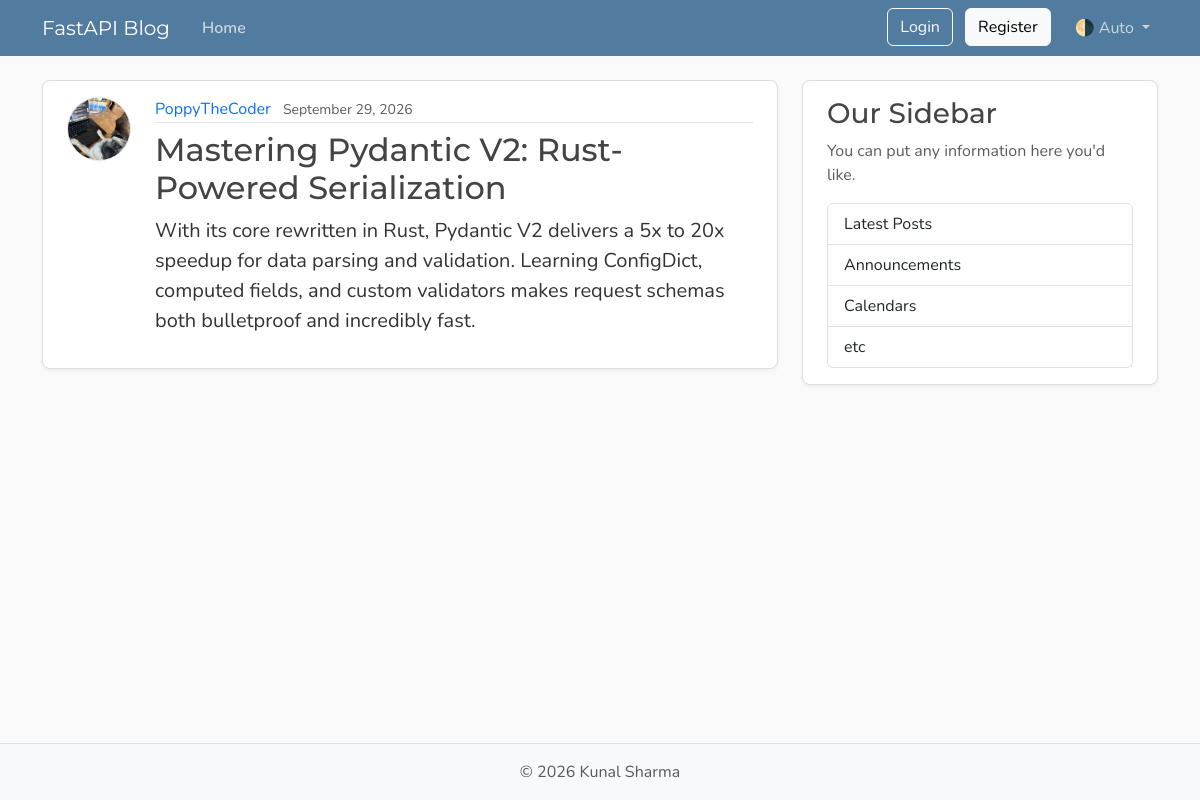
/posts/42, run on the app's committed database.
### model.py (models this page shows, shortened)
class User(Base):
    __tablename__ = "users"
    id : Mapped[int] = mapped_column(Integer , primary_key=True , index=True)
    username : Mapped[str] = mapped_column(String(50) , unique=True ,nullable=False)
    email : Mapped[str] = mapped_column(String , unique=True , nullable=False)
    password_hash: Mapped[str] = mapped_column(String(200), nullable=False)
    image_file: Mapped[str | None]= mapped_column(
        String(200),
        nullable=True,
        default=None,
    )
    posts:Mapped[list[Post]] =  relationship(
                                back_populates="author",
                                cascade="all ,delete-orphan"
                                )
    reset_tokens: Mapped[list[PasswordResetToken]] = relationship(
    back_populates="user",
    cascade="all, delete-orphan",)

class Post(Base):
    __tablename__ = "posts"
    id: Mapped[int] = mapped_column(Integer, primary_key=True , index = True)
    title : Mapped[str] = mapped_column(String , nullable=False)
    content: Mapped[str] = mapped_column(TEXT , nullable=False)
    user_id: Mapped[int] = mapped_column(
        ForeignKey("users.id"),
        index=True,
        nullable=False )
    date_posted : Mapped[datetime] = mapped_column(
    DATETIME(timezone = True),
    default= lambda :datetime.now(UTC),
    )
    author : Mapped[User] = relationship(back_populates="posts")

### main.py (the view)
@app.get("/posts/{post_id}", name = "post_page")
async def post_page(request : Request , post_id: int , db : Annotated[AsyncSession , Depends(get_db)]):
    result = await  db.execute(select(model.Post).options(selectinload(model.Post.author)).where(model.Post.id == post_id))
    post = result.scalars().first()
    if post:
        title = post.title[:50]
        return templates.TemplateResponse(
            request,
            "post.html",
            {"post":post, "title":title}
        )
    raise HTTPException(
        status_code=status.HTTP_404_NOT_FOUND,
        detail= "Post not found"
    )

### templates/post.html (shortened to what this page needs)
{% extends "layout.html" %}
{% block content %}
    <article class="content-section py-3 px-4 mb-4">
        <div class="d-flex align-items-start gap-4">
            <img class="rounded-circle article-img flex-shrink-0"
                 src="{{ post.author.image_path }}"
                 alt="{{ post.author.username }}'s profile picture"
                 width="64"
                 height="64"
                 loading="lazy">
            <div class="flex-grow-1">
                <div class="article-metadata mb-2">
                    <a class="me-2"
                       href="{{ url_for ("user_posts", user_id=post.author.id ) }}">{{ post.author.username }}</a>
                    <small class="text-body-secondary">{{ post.date_posted.strftime("%B %d, %Y") }}</small>
                </div>
                <h2 class="article-title">{{ post.title }}</h2>
                <p class="article-content">{{ post.content }}</p>
            </div>
        </div>
    </article>
{% endblock content %}

### static/css/main.css (style rules this page uses)
:root { --font-heading: "Montserrat", system-ui, -apple-system, BlinkMacSystemFont, sans-serif; --font-body: "Nunito", system-ui, -apple-system, BlinkMacSystemFont, sans-serif; --color-bg-body: #fafafa; --color-bg-content: #ffffff; --color-text-primary: #333333; --color-text-heading: #444444; --color-steel: #527c9f; --color-nav-link: #cbd5db; --color-nav-link-hover: #ffffff; --color-link-hover: #428bca; --color-border: #dddddd; --color-border-light: #e3e3e3; --spacing-xl: 5rem; --article-img-size: 4rem; --account-img-size: 7.813rem; }
body { font-family: var(--font-body); background: var(--color-bg-body); color: var(--color-text-primary); }
h1, h2, h3, h4, h5, h6 { font-family: var(--font-heading); color: var(--color-text-heading); }
a { text-decoration: none; }
.content-section { background: var(--color-bg-content); border: 1px solid var(--color-border); border-radius: 0.5rem; box-shadow: 0 2px 4px rgba(15, 23, 42, 0.05); transition: box-shadow 0.15s ease, transform 0.15s ease, border-color 0.15s ease; }
.article-title { color: var(--color-text-heading); transition: color 0.2s ease-in-out; }
.article-content { white-space: pre-line; font-size: 1.25rem; }
.article-img { height: var(--article-img-size); width: var(--article-img-size); flex-shrink: 0; object-fit: cover; border: 1px solid var(--color-border-light); box-shadow: 0 0 0 2px var(--color-bg-content); }
.article-metadata { padding-bottom: 0.063rem; border-bottom: 1px solid var(--color-border-light); }
.article-metadata a { transition: color 0.2s ease-in-out; }

### data on the page
User: author.image_path (picture), author.username "PoppyTheCoder"
Post: date_posted "September 29, 2026", title "Mastering Pydantic V2: Rust-Powered Serialization", content "With its core rewritten in Rust, Pydantic V2 delivers a 5x to 20x speedup for data parsing and validation. Learning ConfigDict, computed fields, and custom validators makes request schemas both bulletproof and incredibly fast."
